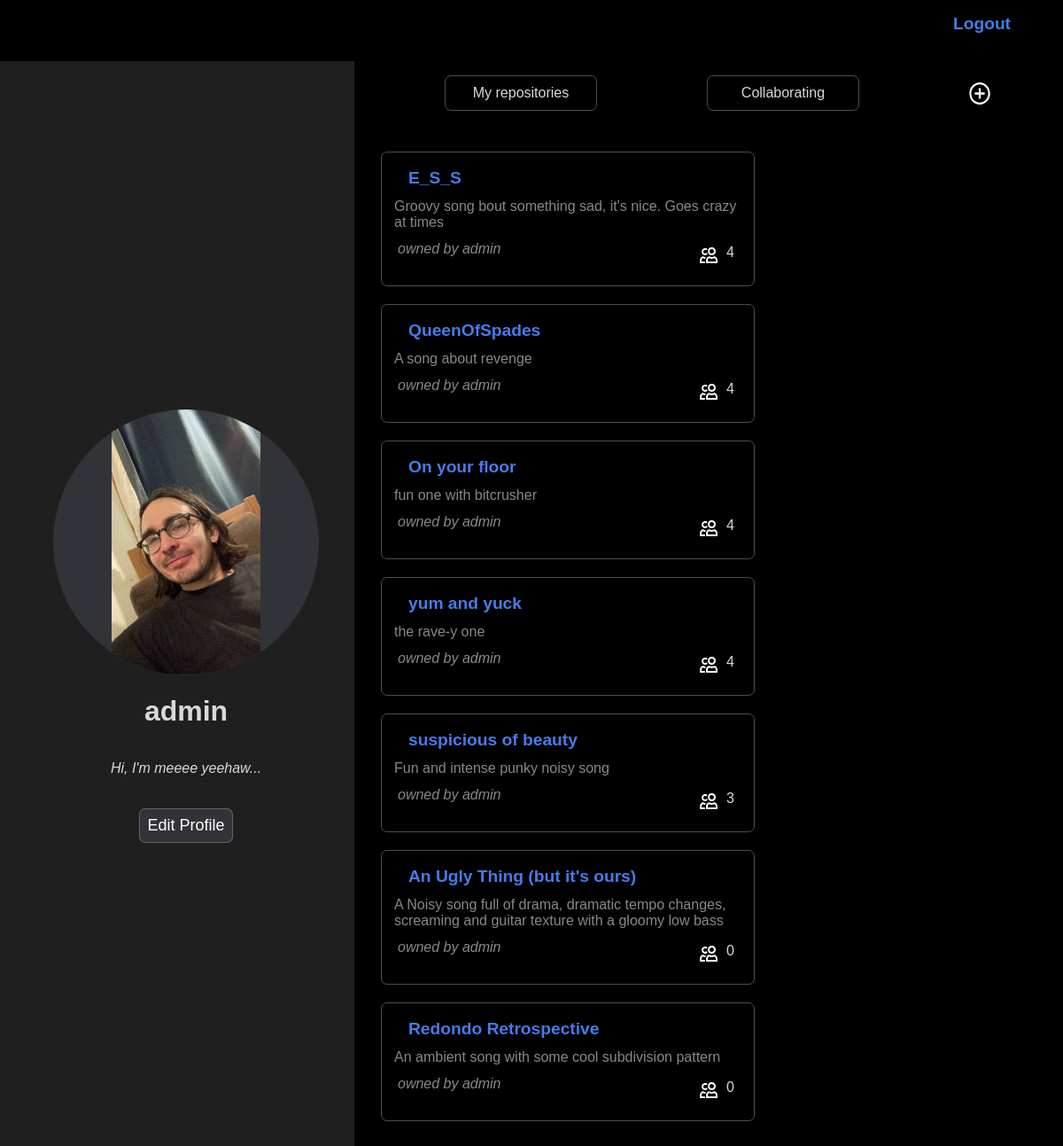
Before: /dashboard (signed in) with the older database file.
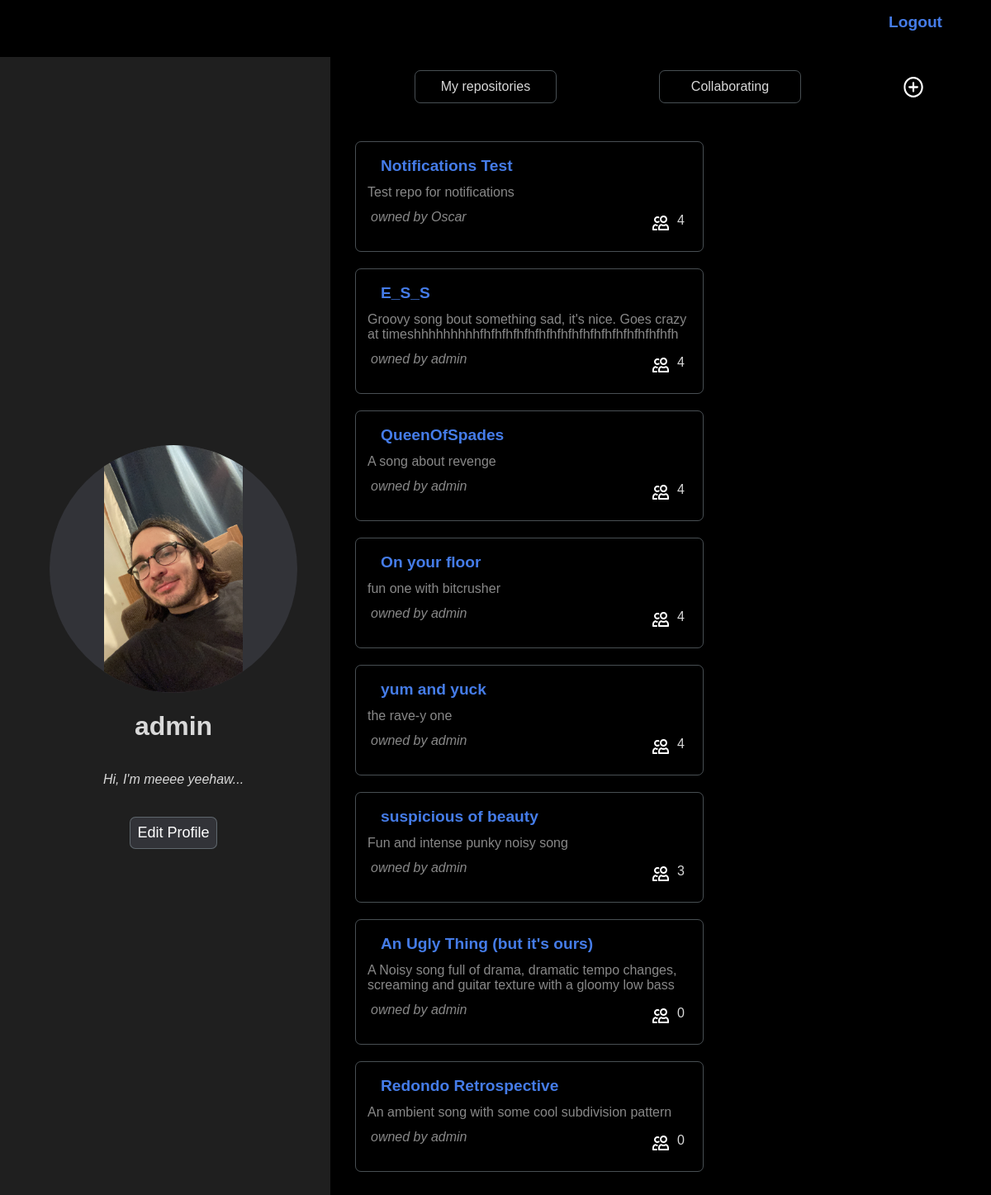
After: the same page with the newer database file.
### palinodes/models.py (models this page shows, shortened)
class Directory(models.Model):
    name = models.CharField(max_length=50)
    description = models.TextField(max_length=300, blank=True, null=True)
    created = models.DateTimeField(auto_now_add=True)
    owner = models.ForeignKey(User, on_delete=models.CASCADE, related_name="directories")
    collaborators = models.ManyToManyField(User, blank=True, related_name="collaborating")
    parent = models.ForeignKey("self", blank=True, null=True, on_delete=models.CASCADE, related_name="subdirectories")
    @property
    def latest_notification(self):
        if self.is_repository:
            return self.notifications.latest('timestamp')
    @property
    def number_of_collaborators(self):
        return self.collaborators.count()
    @property
    def is_repository(self):
        return self.parent == None
    @property
    def last_edited(self)-> datetime:
        latests = []
        if self.files.exists():
            last_file_timestamp = self.files.latest("uploaded")
            latests = latests + [last_file_timestamp.uploaded]
        if self.comments.exists():
            last_comment_timestamp = self.comments.latest("timestamp")
            latests = latests + [last_comment_timestamp.timestamp]
        if not self.subdirectories.exists() and len(latests) > 0:
             return max(latests)
        for subdirectory in self.subdirectories.all():
            latests.append(subdirectory.last_edited)
        return max(latests, default=self.created)

class User(AbstractUser):
    pass

### palinodes/views.py (the view, shortened to what this page needs)
# urls.py: path("dashboard", views.dashboard, name="dashboard"),
@login_required
def dashboard(request):
    return render(request, "palinodes/dashboard.html", {
        "profile_form": ProfileForm()
    })

### palinodes/models.py (called while the page is built)
    @property
    def all_repositories(self):
        directories = set(self.user.directories.filter(parent = None)) | set(self.user.collaborating.filter(parent = None))
        sorted_directories = sorted(directories, key=lambda directory: directory.last_edited, reverse=True)
        return sorted_directories

    @cached_property
    def repositories(self):
        directories = self.user.directories.filter(parent = None)
        sorted_directories = sorted(directories, key=lambda directory: directory.last_edited, reverse=True)
        return sorted_directories

    @cached_property
    def collaborating_repositories(self):
        directories = self.user.collaborating.filter(parent = None)
        sorted_directories = sorted(directories, key=lambda directory: directory.last_edited, reverse=True)
        return sorted_directories

### palinodes/templates/palinodes/dashboard.html (shortened to what this page needs)
{% extends 'palinodes/layout.html' %}
{% load static %}
{% block body %}
<div id="profile-banner">
    <div id="profile-details" class="profile">
        {% if user.profile.avatar %}
        <img id="avatar" src={{user.profile.avatar.url}}>
        {% else %}
        <img style="background-color: black;" id="avatar" src='/media/Default-Profile-Picture.png' >
        {% endif %}
        <h1>{{user.username}}</h1>
        <p data-description="{{user.profile.description}}" id="profile-description"><em>{{user.profile.description}}</em></p>
        <button class="bordered clickable">Edit Profile</button>
    </div>
</div>
<div id="repositories-list">
    <ul>
        <li class="bordered clickable" id="my-repositories-btn">My repositories</li>
        <li class="bordered clickable" id="collaborating-btn">Collaborating</li>
        <li class="clickable" id="new-repository-icn" style= "width: auto; height: 24px; padding: 0px; border-radius:90%; align-self: center">
            <a href={% url 'new-repository' %}>
                <img src="{{MEDIA_URL}}media/icons/plus-circle.svg" alt="">
            </a>
        </li>
    </ul>
    <div id="repositories-container">
        {% if user.profile.all_repositories %}
            {% for repository in user.profile.all_repositories%}
            <div class="repositories-li all-repositories bordered clickable">
                <a class="link-layer" href={% url 'repository' repository.id %}></a>
                <div class="repository-link">
                    <a href={% url 'repository' repository.id %}>
                        <strong>{{repository.name}}</strong>
                    </a>
                </div>
                <p class="dash-repo-description">{{repository.description}}</p>
                <div class="dash-collaborators">
                    <p class="dash-repo-owner-name">owned by {{repository.owner.username}}</p>
                    <div>
                        <img src="{{MEDIA_URL}}media/icons/people.svg" alt="">
                        <p>{{repository.number_of_collaborators}}</p>
                    </div>
                </div>
            </div>
            {% endfor %}
        {% endif %}
    </div>
</div>
{% endblock %}

Changed rows visible on the page:
added Directory: name "Notifications Test", description "Test repo for notifications", owner.username "Oscar", number_of_collaborators "4"
changed Directory "E_S_S": description "Groovy song bout something sad, it's nice. Goes crazy at times" → "Groovy song bout something sad, it's nice. Goes crazy at timeshhhhhhhhhfhfhfhfhfhfhfhfhfhfhfhfhfhfhfhfhfhfh"
